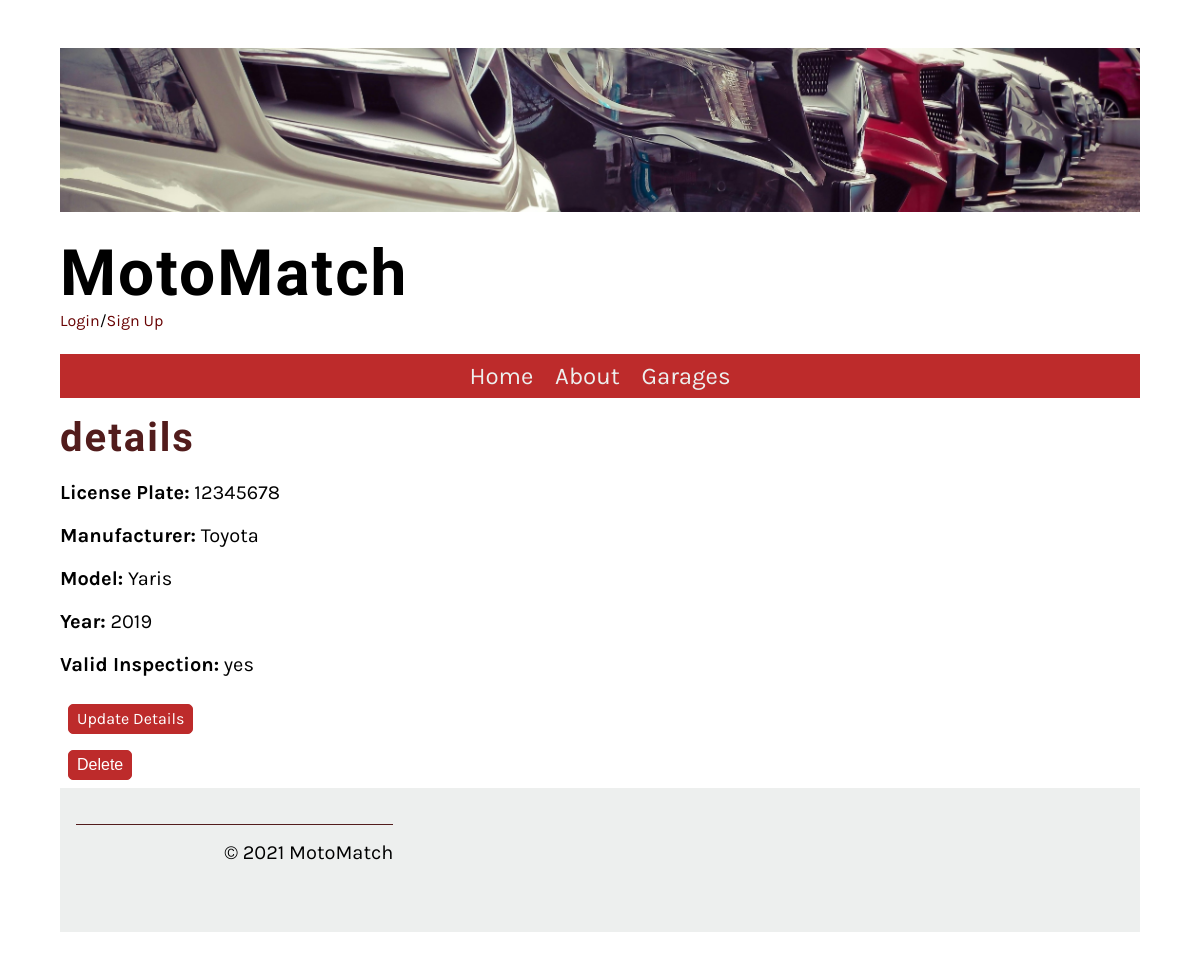
The page /Website/service_items/12345678/ on the database its author committed.
### Website/models.py (models this page shows, shortened)
class ServiceItem(models.Model):
    identifier = models.CharField(primary_key=True, max_length=50, unique=True, verbose_name="identifier")
    owner = models.ForeignKey(User, on_delete=models.CASCADE, verbose_name="Owner")
    description = models.CharField(max_length=20, verbose_name="item's name")
    field_1 = models.CharField(max_length=80, verbose_name="field 1")
    field_2 = models.IntegerField(verbose_name="field 2")
    FIELD_3_CHOICES = [
        ('yes', 'Yes'),
        ('no', 'No')
    ]
    field_3 = models.CharField(max_length=3, choices=FIELD_3_CHOICES, verbose_name="field 3", help_text="User type selection (yes/no)")

### Website/views.py (the view)
# urls.py: path('service_items/<str:identifier>/', service_item_detail_view, name='service_item_detail'),
def service_item_detail_view(request, identifier):
    service_item = get_object_or_404(ServiceItem, identifier=identifier)
    return render(request, 'service_item_detail.html', {'service_item': service_item})

### Website/templates/service_item_detail.html (shortened to what this page needs)
{% extends 'base.html' %}
{% block content %}
<!DOCTYPE html>
<html lang="en">
<head>
</head>
<body>
    <h2>{{ service_item.name }} details</h2>
    <p><strong>License Plate:</strong> {{ service_item.identifier }}</p>
    <p><strong>Manufacturer:</strong> {{ service_item.description }}</p>
    <p><strong>Model:</strong> {{ service_item.field_1 }}</p>
    <p><strong>Year:</strong> {{ service_item.field_2 }}</p>
    <p><strong>Valid Inspection:</strong> {{ service_item.field_3 }}</p>
</body>
<a href="{% url 'update_service_item' service_item.identifier %}" class="small_button"></ahref>Update Details</a>
<form method="post" action="{% url 'delete_service_item' service_item.identifier %}">
    <button type="submit" class = "small_button">Delete</button>
  </form>
</html>
{% endblock %}

### Website/static/css/style.css (style rules this page uses)
body { font-family: 'Karla', sans-serif; margin-top: 3rem; margin-bottom: 3rem; margin-left: 5%; margin-right: 5%; }
h1, h2, h3, h4, h5, h6 { font-family: 'Markazi Text', serif; letter-spacing: 2px;; }
h2 { font-size: 2.5rem; color: #521c1c; margin:1rem 0; }
p, ul { font-size: 1.25rem;; }
a { color: #690404; text-decoration: none; }
.small_button { padding: .25rem .5rem; border: 1px solid #bd2b2b; background-color: #bd2b2b; border-radius: 5px; font-size: 1rem; display: inline-block; color: #fff; line-height: 20px; margin: 0.5rem; }

### rows shown on the page
ServiceItem: identifier "12345678", description "Toyota", field_1 "Yaris", field_2 "2019", field_3 "yes"
